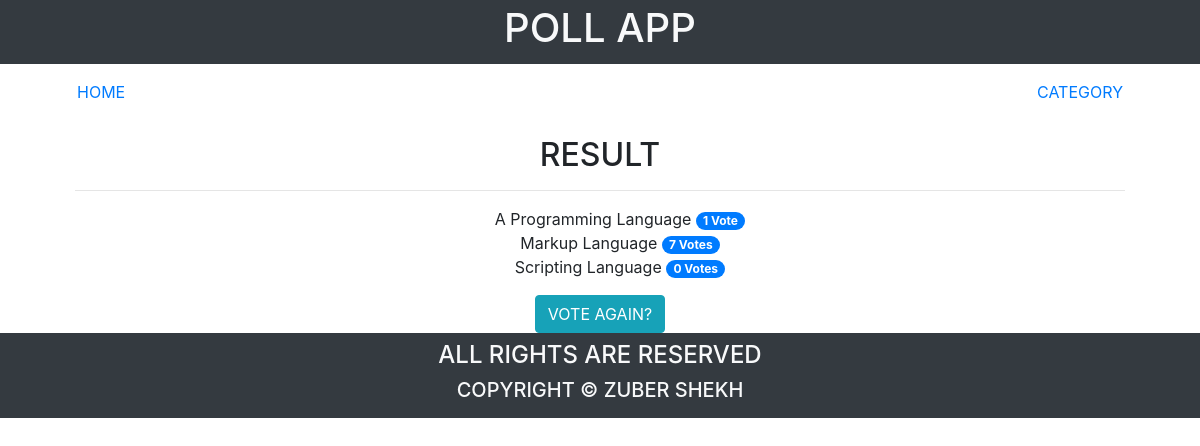
Page /polls/1/results/ on the committed database.
### polls/models.py (models this page shows, shortened)
class Choice(models.Model):
    question = models.ForeignKey(Question,on_delete=models.CASCADE)
    choice_text = models.CharField(max_length=200)
    votes = models.IntegerField(default=0)

### polls/views.py (the view)
# urls.py: path('<int:question_id>/results/',views.results,name='results'),
def results(request,question_id):
    question = get_object_or_404(Question,pk=question_id)
    context = {
        'question':question,
    }
    return render(request,'polls/results.html',context)

### polls/templates/polls/results.html
{% extends 'polls/base.html' %}
{% block content %}
<section class="container">
    <div class="row">
        <div class="col-md-12">
            <section class="container text-center">
                <h2 class="text-uppercase">result</h2>
                <hr>
                <ul style="list-style: none;">
                    {% for choice in question.choice_set.all %}
                        <li class="text-capitalize">{{choice.choice_text}} <span class="badge badge-pill badge-primary">{{choice.votes}} vote{{choice.votes|pluralize}}</span></li>
                    {% endfor %}
                </ul>
                <a class="btn btn-info text-uppercase" href="{% url 'polls:detail' question.id %}">vote again?</a>
            </section>
        </div>
    </div>
</section>
{% endblock content %}

### rows in the picture
Choice: choice_text "A Programming Language", votes "1"
Choice: choice_text "Markup Language", votes "7"
Choice: choice_text "Scripting Language", votes "0"
